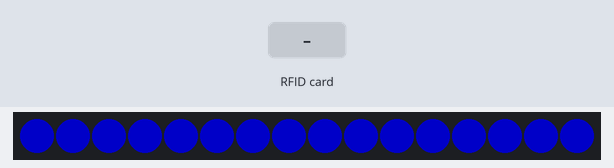
This sketch was run on a simulated ESP8266 (NodeMCU). Shown: 16 RGB LEDs in strip order, left to right. Inputs (shaded band) come from the test bench. Dim RGB values are drawn brighter than linear; WiFi joins after 1.5 s; servers stay silent unless stated; storage starts empty; what the sketch prints to the serial monitor is not drawn.

Above: at 0.1 s.
At 2.59 s:
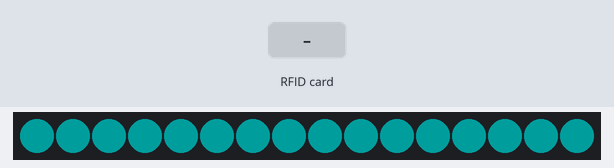
2.8 s: RFID card 01 23 45 67 89 held to the reader
At 3.76 s:
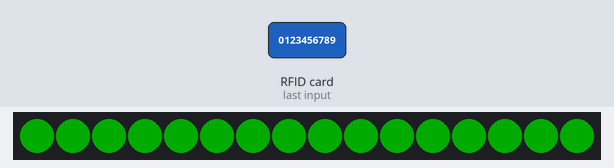

The sketch:

registration_point.ino
```cpp
/*
 * IFL Zone +1 Token Registration Code
 * Send the token ID from an NFC or RFID card up to an api endpoint.
 *
 * @contributors: Jordan Layman, David Van Brink, John Szymanski, Geoff Gnau, Tané Tachyon
 */

#include <SPI.h>
#include <Adafruit_PN532.h>
#include <Adafruit_NeoPixel.h>

// Onboard Libs...
// https://github.com/me-no-dev/ESPAsyncTCP
// https://github.com/boblemaire/asyncHTTPrequest

#include <ESPAsyncWebServer.h>
#include <asyncHTTPrequest.h>

#ifdef ESP32
	#include <WiFiMulti.h>
	#include <ESPmDNS.h>
	#include <SPIFFS.h>
#else
	#include <ESP8266WiFiMulti.h>
	#include <ESP8266mDNS.h>
	#include <FS.h>
#endif

// Setup Config.h by duplicating config-sample.h.
#include "config.h"

// Time
long now = 0;

//  NFC
// Adafruit_PN532 nfc(PN532_SCK, PN532_MISO, PN532_MOSI, PN532_SS);
Adafruit_PN532 nfc(PN532_SS);

typedef uint32_t nfcid_t; // We treat the NFCs as 4 byte values throughout, for easiest.
long lastRead,holdTime,holdStartTime,successTime = 0;
uint16_t cardreaderPeriod = 500; // ms
uint16_t successPeriod = 3000; 	// ms

enum readerState {RQ_STANDBY,RQ_PENDING,RQ_SUCCESS,RQ_FAILED};
uint8_t state = RQ_STANDBY;

// LED
Adafruit_NeoPixel strip = Adafruit_NeoPixel(NUM_LEDS, LEDPIN, NEO_GRB + NEO_KHZ800);
int step = 0 ;
long lastBlink = 0;
const uint16_t ledPeriod = 40; // ms 24fps
uint32_t tokenColors[] = { 0x00FF00, 0xFFFF00, 0xFF0000, 0x0000FF, 0xFF00FF, 0xFFFFFF,  }; // Should be G Y R B (& secret purple)

// Communications
asyncHTTPrequest apiClient;
AsyncWebServer server(80);

#ifdef ESP32
	WiFiMulti wifiMulti;
#else
	ESP8266WiFiMulti wifiMulti;
#endif

void setup() {

	Serial.begin(115200);
	Serial.println("Hello!");

	// LED Launch.
	strip.setBrightness(BRIGHTNESS);
	strip.begin();

	showAll(0xFF0000);

	setupNFC();

	showAll(0x0000FF);

	setupWiFi();

	showAll(0x00FF00);

	setupServer();

	setupClient();

	logAction("Booted Up");

	// printLog();
	listFiles();

}

void loop() {

	// Get time.
	now = millis();

	// +-------------------------
	// | Poll the NFC
	static nfcid_t lastID = -1;
	static nfcid_t tokenID = -1;
	// static long holdStartTime,holdTime;

	if (now >= lastRead + cardreaderPeriod) { // Time for next card poll.

		tokenID = pollNfc();

		if (tokenID != lastID) { // Detect change in card.

			if (tokenID != 0){ // Card found.
				logAction("Reader detected tokenID: " + (String)tokenID);

				// Reader state becomes active.
				holdStartTime = now;
				Serial.printf("Hold start time: %d", holdStartTime);

				// Do initial hold action.
				if (READER_ID) {
					// registerToken(tokenID, READER_ID);
					registerMintToken(tokenID, READER_ID);
				}

				state = RQ_PENDING;

			} else { // Card was removed.
				Serial.println("Card Removed.");

				// Reader state becomes inactive.
				holdTime = 0;
			}
			lastID = tokenID;
		} else {

			if (tokenID != 0) {

				// Increase hold timer.
				holdTime = now - holdStartTime;

				// Do longer hold actions.
				if (holdTime > 5000) {
						// Serial.println("Held for "+holdTime);
				}
			}
		}
		lastRead = now;
	}

	// if (state == RQ_SUCCESS && now >= successTime + successPeriod) {
	// 	state == RQ_STANDBY;
	// }
	if (state >= RQ_SUCCESS && holdTime) {
		// continue success notice...
	}
	else if (state >= RQ_SUCCESS && now >= successTime + successPeriod) {
		state = RQ_STANDBY;
	}

	// +-------------------------
	// | Do LEDs.
	if (now >= lastBlink + ledPeriod) {

		// Clear pixels.
		for(int i=0; i<NUM_LEDS; i++){
			strip.setPixelColor(i, 0);
		}

		// Default color.
		uint32_t c = 0x00FFFF;

		if (state == RQ_FAILED) {
			c = 0xFF0000;
			if (step % 10) {
				c = 0;
			}
		}

		if (state == RQ_PENDING) {
			c = tokenColors[getTokenColor(tokenID)];
		}

		if (state == RQ_SUCCESS) {
			c = 0xFFFFFF;
			if (step % 10) {
				c = 0;
			}

		}

		uint8_t colormin = 10;
		uint8_t colormax = 100-colormin;
		// Color wave
		uint8_t a = step % colormax;
		if (a > colormax/2) a = colormax - a;

		for(int i=0; i<NUM_LEDS; i++){
			strip.setPixelColor(i, alpha(c,colormin+a));
		}

		// Let the magic happen.
		strip.show();

		// Update step.
		step++;

		// Update timer.
		lastBlink = now;
	}
}

// we think idcode is always even...
// this is mostly because we read the little-endian id as if it were
// big-endian and are getting kinda lucky. But this /2 mod5 thing works so ok for now. dvb 2019.
uint8_t getTokenColor(nfcid_t uid)
{
	uid /= 2;
	int flavor = uid % 5;
	return flavor;
}

// Helpers to extract RGB from 32bit color.
uint8_t extractRed(uint32_t c) { return (( c >> 16 ) & 0xFF); }
uint8_t extractGreen(uint32_t c) { return ( (c >> 8) & 0xFF ); }
uint8_t extractBlue(uint32_t c) { return ( c & 0xFF ); }

uint32_t rgba(byte r, byte g, byte b, int a) {

	int rr = (r*a)/100;
	int gg = (g*a)/100;
	int bb = (b*a)/100;

	return strip.Color(rr,gg,bb);
}

uint32_t alpha(uint32_t c, int a) {

	uint8_t r = extractRed(c);
	uint8_t g = extractGreen(c);
	uint8_t b = extractBlue(c);

	return rgba(r,g,b,a);
}

// https://github.com/boblemaire/asyncHTTPrequest
// https://stackoverflow.com/questions/54820798/how-to-receive-json-response-from-rest-api-using-esp8266-arduino-framework
void onClientStateChange(void * arguments, asyncHTTPrequest * aReq, int readyState) {

	switch (readyState) {
		case 0: // readyStateUnsent: Client created, open not yet called.
			break;

		case 1: // readyStateOpened: open() has been called, connected
			break;

		case 2: // readyStateHdrsRecvd: send() called, response headers available
			break;

		case 3:	// readyStateLoading: receiving, partial data available
			break;

		case 4: // readyStateDone: Request complete, all data available.

			// Log Response.
			/// We might want to store the response and check syncronously so log doesn't get chunked.
			String rcode = (String)aReq->responseHTTPcode();
			logAction(rcode+" "+aReq->responseText());

			// request case here.
			if (aReq->responseHTTPcode() == 200) {
				state = RQ_SUCCESS;
				successTime = now;
			} else {
				state = RQ_FAILED;
				successTime = now;
			}

			/// This should probably be json so we can confirm respones types.

			break;
	}
}

void registerToken(long tokenID, int readerID) {

	String tokenString = String(tokenID);
	String baseURI = API_BASE+API_ENDPOINT + "readers/";
	String params = "token_id=" + tokenString;

	startAsyncRequest(baseURI,params,"POST");
}

void registerMintToken(long tokenID, int readerID) {

	String tokenString = String(tokenID);
	String baseURI = API_BASE+API_ENDPOINT + "readers/"+ readerID;
	String params = "token_id=" + tokenString;

	startAsyncRequest(baseURI,params,"POST");
}

// Wifi Setup.
void setupWiFi() {
	WiFi.mode(WIFI_STA);

	wifiMulti.addAP(SSID1, PASSWORD1);
	wifiMulti.addAP(SSID2, PASSWORD2);

	Serial.print("Wifi Connecting.");
	while (wifiMulti.run() != WL_CONNECTED) {
		Serial.print(".");
		delay(1000);
	}

	logAction("WiFi connected to SSID: '"+WiFi.SSID()+"' @ "+WiFi.localIP().toString());
}

void setupNFC() {

	// digitalWrite(PN532_SS, HIGH);

	nfc.begin();

	uint32_t versiondata = nfc.getFirmwareVersion();
	if (! versiondata) {
		Serial.print("Didn't find PN53x board");
		delay(1000); // wait a second and give it a go.
		ESP.restart();
	}
	// Got ok data, print it out!
	Serial.print("Found chip PN532"); Serial.println((versiondata>>24) & 0xFF, HEX);
	Serial.print("Firmware ver. "); Serial.print((versiondata>>16) & 0xFF, DEC);
	Serial.print('.'); Serial.println((versiondata>>8) & 0xFF, DEC);

	// Set the max number of retry attempts to read from a card
	// This prevents us from waiting forever for a card, which is
	// the default behaviour of the PN532.
	nfc.setPassiveActivationRetries(0x01);

	// Configure board to read RFID tags
	nfc.SAMConfig();
	Serial.println("NFC ready. Waiting for an ISO14443A card...");
}

// Async Setup.
void setupClient() {
	apiClient.setTimeout(5);
	apiClient.setDebug(false);
	apiClient.onReadyStateChange(onClientStateChange);
}

void startAsyncRequest(String request, String params, String type){

	logAction(type + " REQUEST: " + request + "?" + params);

	if(apiClient.readyState() == 0 || apiClient.readyState() == 4){ // Only one send at a time here.
		apiClient.open(type.c_str(),request.c_str());
		if (type == "POST") apiClient.setReqHeader("Content-Type","application/x-www-form-urlencoded");

		apiClient.send(params);
	} else {
		logAction("Request attempted but busy sending...Try again.");
	}
}

const char* PARAM_MESSAGE = "message";///
void setupServer() {

	// Start the file system.
	if(!SPIFFS.begin()){
		Serial.println("An Error has occurred while mounting SPIFFS");
		return;
		}

	// Root / Home
	// server.on("/", HTTP_GET, [](AsyncWebServerRequest *request){
	//      request->send(200, "text/plain", printLog());
	//  });

	server.on("/", HTTP_GET, [](AsyncWebServerRequest *request){
		// request->send(200, "text/plain", "fgkldsjklfgjklgfdljk");

		request->send(SPIFFS, LOG_FILE, "text/plain");
	});

	server.serveStatic("/log/", SPIFFS, LOG_FILE);

	server.onNotFound(notFound);

	server.begin();

	// Start the mDNS responder
	if (!MDNS.begin(DNS_NAME)) {
		Serial.println("Error setting up MDNS responder!");
	} else {
		Serial.print("DNS Name: ");
		Serial.println(DNS_NAME);
	}
}
void notFound(AsyncWebServerRequest *request) {
		request->send(404, "text/plain", "Connected but not found");
}

// Return the 64 bit uid, with ZERO meaning nothing presently detected.
nfcid_t pollNfc()
{
	uint8_t uidBytes[8] = {0};
	uint8_t uidLength;
	nfcid_t uid = 0;

	static int pollCount = 0; // just for printing the poll dots.
	char pollChar = '.'; // dots for no read, + for active.

	// Check for card
	int foundCard = nfc.readPassiveTargetID(PN532_MIFARE_ISO14443A, &uidBytes[0], &uidLength, 100);

	if (foundCard) {
		uidLength = 4; // it's little endian, the lower four are enough, and all we can use on this itty bitty cpu. ///magic numbers

		// Unspool the bins right here.
		for (int ix = 0; ix < uidLength; ix++)
			uid = (uid << 8) | uidBytes[ix];

		pollChar = '+'; //
	}

	if (pollCount % 20 == 0)  // so the dots dont scroll right forever.
		Serial.printf("\n%4d ", pollCount);
	pollCount++;
	Serial.print(pollChar);
	return uid;
}

// Count Macro.
#define count(x) (sizeof(x) / sizeof(x[0]))

//Show real number for tokenID.
long id(uint8_t bins[]) {
	uint32_t c;
	c = bins[0];
	for (int i=1;i<count(bins);i++){
		c <<= 8;
		c |= bins[i];
	}
	return c;
}
// === LED Functions ===
void showAll(uint32_t color) {
	for(int i=0; i<NUM_LEDS; i++){
			strip.setPixelColor(i,color);
	}
	strip.show();
}

// === Log Functions ===
String printLog() {

	int xCnt = 0;
	String output;

	File f = SPIFFS.open(LOG_FILE, "r");

	if (!f) {
		output = "file open failed";
		return output;
	}

	output = "====== Reading from LOG_FILE =======";

	while(f.available()) {
		 //Lets read line by line from the file
		 String line = f.readStringUntil('\n');
		 // Serial.print(xCnt);
		 // Serial.print("  ");
		 // Serial.println(line);
		 output += xCnt + "  " + line + "\n";

		 xCnt ++;
	}
	f.close();

	return output;
}

void listFiles() {

	Dir dir = SPIFFS.openDir("/");

	Serial.println("Listing SPIFFS Files");
	while (dir.next()) {
		Serial.print("FILE: ");
			Serial.println(dir.fileName());

		 if(dir.fileSize()) {
			File f = dir.openFile("r");
			Serial.println(f.size());
		}
	}
}

void flushLog() {
	File f = SPIFFS.open(LOG_FILE, "w");
		f.printf("%s %s: ", __DATE__, __TIME__);
		f.println("Begin Log");
	f.close();
}

void logAction(String actionString) {

	Serial.printf("\n%s %s: ", __DATE__, __TIME__);
	Serial.println(actionString);

	char* mode = "a";

	// if not exists, create using W, other wise append with A
	if (!SPIFFS.exists(LOG_FILE)) mode = "w";

	File f = SPIFFS.open(LOG_FILE, mode);
		f.printf("%s %s: ", __DATE__, __TIME__);
		f.println(actionString);
	f.close();

}
```

config.h
```cpp
#ifndef CONFIG_H
#define CONFIG_H

/*
 * CONFIG DATA: PINS, WIFI PASSWORDS, ETC
 */

#define READER_ID 3
// #define DNS_NAME "nfc-reader-"+READER_ID
#define DNS_NAME "nfc-reader-X"
// static const char * DNS_NAME = "nfc-reader-"+READER_ID; // Zone DNS

// #define SSID1 "loadingdockap"
// #define PASSWORD1 "Ldock55AP$securityKEY*"
#define SSID1 "omino warp"
#define PASSWORD1 "0123456789"
#define SSID2 "Idea Fab Labs"
#define PASSWORD2 "vortexrings"
// #define SSID3 "themint"
// #define PASSWORD1 "vortexrings"

// const String API_BASE = "http://192.168.0.72/"; //Temporary Local
const String API_BASE = "http://mint.ideafablabs.com/"; //Live

const String API_ENDPOINT = "wp-json/mint/v1/";

#define LOG_FILE "/actions.log"

// LED Details
#define LEDPIN 2
#define NUM_LEDS 16
#define BRIGHTNESS 100

// NFC Details

// LOLIN MCU
// #define PN532_SCK  14	// SK
// #define PN532_MOSI 13	// S1
// #define PN532_SS   9		// SC
// #define PN532_MISO 10	// SO

// WEMOS D1
#define PN532_SCK  14
#define PN532_MOSI 13
#define PN532_SS   15
#define PN532_MISO 12
// #define PN532_SS   4

#endif // CONFIG_H
```
